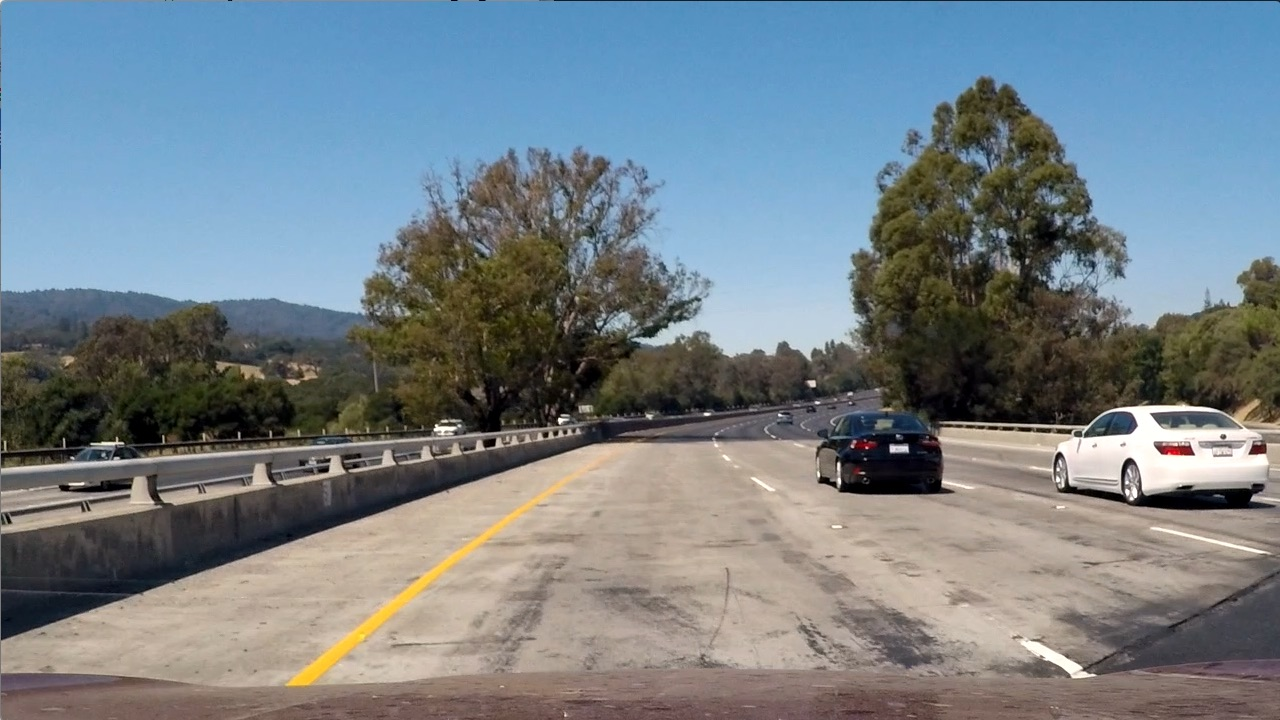
#> input picture Lane prediction/test_images/test1.jpg, 1280 x 720 px, found by its file name
$ python Lanelines.py   (older library calls are emulated)
#> lines starting #> are read from the running program, lines starting #| are printed output that depends on the picture; after the words box and inside, x2 and y2 are one past the last pixel; in counts of white or black regions, pixels touching at a corner belong together
### Behavioral_Cloning/Lane_Prediction/Camera_callibration.py
import cv2
import glob
import pickle
import numpy as np
import os.path as path
import matplotlib.pyplot as plt

def lazy_calibration(func):
    """
    Decorator for calibration function to avoid re-computing calibration every time.
    """
    calibration_cache = 'camera_cal/calibration_data.pickle'

    def wrapper(*args, **kwargs):
        if path.exists(calibration_cache):
            print('Loading cached camera calibration...', end=' ')
            with open(calibration_cache, 'rb') as dump_file:
#> (reads Behavioral_Cloning/Lane_Prediction/camera_cal/calibration_data.pickle from the repository)
                calibration = pickle.load(dump_file)
        else:
            print('Computing camera calibration...', end=' ')
            calibration = func(*args, **kwargs)
            with open(calibration_cache, 'wb') as dump_file:
                pickle.dump(calibration, dump_file)
        print('Done.')
        return calibration

    return wrapper

# [48 lines left out: function calibrate_camera, not called in this run]

def undistort(frame, mtx, dist, verbose=False):
    """
    Undistort a frame given camera matrix and distortion coefficients.
    :param frame: input frame
    :param mtx: camera matrix
    :param dist: distortion coefficients
    :param verbose: if True, show frame before/after distortion correction
    :return: undistorted frame
    """
    frame_undistorted = cv2.undistort(frame, mtx, dist, newCameraMatrix=mtx)

    if verbose:
        fig, ax = plt.subplots(nrows=1, ncols=2)
        ax[0].imshow(cv2.cvtColor(frame, cv2.COLOR_BGR2RGB))
        ax[1].imshow(cv2.cvtColor(frame_undistorted, cv2.COLOR_BGR2RGB))
        plt.show()

    return frame_undistorted

# [4 lines that do not run on import are left out]

### Behavioral_Cloning/Lane_Prediction/Binarizing.py
import cv2
import glob
import numpy as np
import os.path as path
import matplotlib.pyplot as plt

# selected threshold to highlight yellow lines
yellow_HSV_th_min = np.array([0, 70, 70])
yellow_HSV_th_max = np.array([50, 255, 255])

def thresh_frame_in_HSV(frame, min_values, max_values, verbose=False):
    """
    Threshold a color frame in HSV space
    """
    HSV = cv2.cvtColor(frame, cv2.COLOR_BGR2HSV)

    min_th_ok = np.all(HSV > min_values, axis=2)
    max_th_ok = np.all(HSV < max_values, axis=2)

    out = np.logical_and(min_th_ok, max_th_ok)

    if verbose:
        plt.imshow(out, cmap='gray')
        plt.show()

    return out

def thresh_frame_sobel(frame, kernel_size):
    """
    Apply Sobel edge detection to an input frame, then threshold the result
    """
    gray = cv2.cvtColor(frame, cv2.COLOR_BGR2GRAY)

    sobel_x = cv2.Sobel(gray, cv2.CV_64F, 1, 0, ksize=kernel_size)
    sobel_y = cv2.Sobel(gray, cv2.CV_64F, 0, 1, ksize=kernel_size)

    sobel_mag = np.sqrt(sobel_x ** 2 + sobel_y ** 2)
    sobel_mag = np.uint8(sobel_mag / np.max(sobel_mag) * 255)

    _, sobel_mag = cv2.threshold(sobel_mag, 50, 1, cv2.THRESH_BINARY)

    return sobel_mag.astype(bool)

def get_binary_from_equalized_grayscale(frame):
    """
    Apply histogram equalization to an input frame, threshold it and return the (binary) result.
    """
    gray = cv2.cvtColor(frame, cv2.COLOR_BGR2GRAY)
    eq_global = cv2.equalizeHist(gray)
    _, th = cv2.threshold(eq_global, thresh=250, maxval=255, type=cv2.THRESH_BINARY)

    return th

def binarize(img, verbose=False):
    """
    Convert an input frame to a binary image which highlight as most as possible the lane-lines.
    """

    h, w = img.shape[:2]
    binary = np.zeros(shape=(h, w), dtype=np.uint8)

    # highlight yellow lines by threshold in HSV color space
    HSV_yellow_mask = thresh_frame_in_HSV(img, yellow_HSV_th_min, yellow_HSV_th_max, verbose=False)
    binary = np.logical_or(binary, HSV_yellow_mask)

    # highlight white lines by thresholding the equalized frame
    eq_white_mask = get_binary_from_equalized_grayscale(img)
    binary = np.logical_or(binary, eq_white_mask)

    # get Sobel binary mask (thresholded gradients)
    sobel_mask = thresh_frame_sobel(img, kernel_size=9)
    binary = np.logical_or(binary, sobel_mask)

    # apply a light morphology to "fill the gaps" in the binary image
    kernel = np.ones((5, 5), np.uint8)
    closing = cv2.morphologyEx(binary.astype(np.uint8), cv2.MORPH_CLOSE, kernel)

    if verbose:
        f, ax = plt.subplots(2, 3)
        f.set_facecolor('white')
        ax[0, 0].imshow(cv2.cvtColor(img, cv2.COLOR_BGR2RGB))
        ax[0, 0].set_title('input_frame')
        ax[0, 0].set_axis_off()
        ax[0, 0].set_facecolor('red')
        ax[0, 1].imshow(eq_white_mask, cmap='gray')
        ax[0, 1].set_title('white mask')
        ax[0, 1].set_axis_off()

        ax[0, 2].imshow(HSV_yellow_mask, cmap='gray')
        ax[0, 2].set_title('yellow mask')
        ax[0, 2].set_axis_off()

        ax[1, 0].imshow(sobel_mask, cmap='gray')
        ax[1, 0].set_title('sobel mask')
        ax[1, 0].set_axis_off()

        ax[1, 1].imshow(binary, cmap='gray')
        ax[1, 1].set_title('before closure')
        ax[1, 1].set_axis_off()

        ax[1, 2].imshow(closing, cmap='gray')
        ax[1, 2].set_title('after closure')
        ax[1, 2].set_axis_off()
        plt.show()

    return closing

# [9 lines that do not run on import are left out]

### Behavioral_Cloning/Lane_Prediction/BirdEye.py
import cv2
import glob
import numpy as np
import matplotlib.pyplot as plt
from Camera_callibration import calibrate_camera, undistort

def birdeye(img, verbose=False):
    """
    Apply perspective transform to input frame to get the bird's eye view.
    :param img: input color frame
    :param verbose: if True, show the transformation result
    :return: warped image, and both forward and backward transformation matrices
    """
    h, w = img.shape[:2]
    src = np.float32([[w, h-10],    # br
                      [0, h-10],    # bl
                      [546, 460],   # tl
                      [732, 460]])  # tr
    dst = np.float32([[w, h],       # br
                      [0, h],       # bl
                      [0, 0],       # tl
                      [w, 0]])      # tr

    M = cv2.getPerspectiveTransform(src, dst)
    Minv = cv2.getPerspectiveTransform(dst, src)
    warped = cv2.warpPerspective(img, M, (w, h), flags=cv2.INTER_LINEAR)

    if verbose:
        f, axarray = plt.subplots(1, 2)
        f.set_facecolor('white')
        axarray[0].set_title('Before perspective transform')
        axarray[0].imshow(img, cmap='gray')
        for point in src:
            axarray[0].plot(*point, '.')
        axarray[1].set_title('After perspective transform')
        axarray[1].imshow(warped, cmap='gray')
        for point in dst:
            axarray[1].plot(*point, '.')
        for axis in axarray:
            axis.set_axis_off()
        plt.show()

    return warped, M, Minv

# [7 lines that do not run on import are left out]

### Behavioral_Cloning/Lane_Prediction/Lanelines.py
import cv2
import glob
import numpy as np
import collections
import matplotlib.pyplot as plt

from BirdEye import birdeye
from Camera_callibration import calibrate_camera, undistort
from Binarizing import binarize, yellow_HSV_th_min, yellow_HSV_th_max

ym_per_pix = 30 / 720   # meters per pixel in y dimension
xm_per_pix = 3.7 / 700  # meters per pixel in x dimension
time_window = 10        # results are averaged over this number of frames

class Line:
    """
    Class to model a lane-line.
    """
    def __init__(self, buffer_len=10):

        # flag to mark if the line was detected the last iteration
        self.detected = False

        # polynomial coefficients fitted on the last iteration
        self.last_fit_pixel = None
        self.last_fit_meter = None

        # list of polynomial coefficients of the last N iterations
        self.recent_fits_pixel = collections.deque(maxlen=buffer_len)
        self.recent_fits_meter = collections.deque(maxlen=2 * buffer_len)

        self.radius_of_curvature = None

        # store all pixels coords (x, y) of line detected
        self.all_x = None
        self.all_y = None

    def update_line(self, new_fit_pixel, new_fit_meter, detected, clear_buffer=False):
        """
        Update Line with new fitted coefficients.
        """
        self.detected = detected

        if clear_buffer:
            self.recent_fits_pixel = []
            self.recent_fits_meter = []

        self.last_fit_pixel = new_fit_pixel
        self.last_fit_meter = new_fit_meter

        self.recent_fits_pixel.append(self.last_fit_pixel)
        self.recent_fits_meter.append(self.last_fit_meter)

    # [39 lines left out: functions draw, average_fit, curvature, curvature_meter, not called in this run]

def get_fits_by_sliding_windows(birdeye_binary, line_lt, line_rt, n_windows=9, verbose=False):
    """
    Get polynomial coefficients for lane-lines detected in an binary image.
    """
    height, width = birdeye_binary.shape

    # Assuming you have created a warped binary image called "binary_warped"
    # Take a histogram of the bottom half of the image
    histogram = np.sum(birdeye_binary[height//2:-30, :], axis=0)

    # Create an output image to draw on and  visualize the result
    out_img = np.dstack((birdeye_binary, birdeye_binary, birdeye_binary)) * 255

    # Find the peak of the left and right halves of the histogram
    # These will be the starting point for the left and right lines
    midpoint = len(histogram) // 2
    leftx_base = np.argmax(histogram[:midpoint])
    rightx_base = np.argmax(histogram[midpoint:]) + midpoint

    # Set height of windows
    window_height = np.int(height / n_windows)

    # Identify the x and y positions of all nonzero pixels in the image
    nonzero = birdeye_binary.nonzero()
    nonzero_y = np.array(nonzero[0])
    nonzero_x = np.array(nonzero[1])

    # Current positions to be updated for each window
    leftx_current = leftx_base
    rightx_current = rightx_base

    margin = 100  # width of the windows +/- margin
    minpix = 50   # minimum number of pixels found to recenter window

    # Create empty lists to receive left and right lane pixel indices
    left_lane_inds = []
    right_lane_inds = []

    # Step through the windows one by one
    for window in range(n_windows):
        # Identify window boundaries in x and y (and right and left)
        win_y_low = height - (window + 1) * window_height
        win_y_high = height - window * window_height
        win_xleft_low = leftx_current - margin
        win_xleft_high = leftx_current + margin
        win_xright_low = rightx_current - margin
        win_xright_high = rightx_current + margin

        # Draw the windows on the visualization image
        cv2.rectangle(out_img, (win_xleft_low, win_y_low), (win_xleft_high, win_y_high), (0, 255, 0), 2)
        cv2.rectangle(out_img, (win_xright_low, win_y_low), (win_xright_high, win_y_high), (0, 255, 0), 2)

        # Identify the nonzero pixels in x and y within the window
        good_left_inds = ((nonzero_y >= win_y_low) & (nonzero_y < win_y_high) & (nonzero_x >= win_xleft_low)
                          & (nonzero_x < win_xleft_high)).nonzero()[0]
        good_right_inds = ((nonzero_y >= win_y_low) & (nonzero_y < win_y_high) & (nonzero_x >= win_xright_low)
                           & (nonzero_x < win_xright_high)).nonzero()[0]

        # Append these indices to the lists
        left_lane_inds.append(good_left_inds)
        right_lane_inds.append(good_right_inds)

        # If you found > minpix pixels, recenter next window on their mean position
        if len(good_left_inds) > minpix:
            leftx_current = np.int(np.mean(nonzero_x[good_left_inds]))
        if len(good_right_inds) > minpix:
            rightx_current = np.int(np.mean(nonzero_x[good_right_inds]))

    # Concatenate the arrays of indices
    left_lane_inds = np.concatenate(left_lane_inds)
    right_lane_inds = np.concatenate(right_lane_inds)

    # Extract left and right line pixel positions
    line_lt.all_x, line_lt.all_y = nonzero_x[left_lane_inds], nonzero_y[left_lane_inds]
    line_rt.all_x, line_rt.all_y = nonzero_x[right_lane_inds], nonzero_y[right_lane_inds]

    detected = True
    if not list(line_lt.all_x) or not list(line_lt.all_y):
        left_fit_pixel = line_lt.last_fit_pixel
        left_fit_meter = line_lt.last_fit_meter
        detected = False
    else:
        left_fit_pixel = np.polyfit(line_lt.all_y, line_lt.all_x, 2)
        left_fit_meter = np.polyfit(line_lt.all_y * ym_per_pix, line_lt.all_x * xm_per_pix, 2)

    if not list(line_rt.all_x) or not list(line_rt.all_y):
        right_fit_pixel = line_rt.last_fit_pixel
        right_fit_meter = line_rt.last_fit_meter
        detected = False
    else:
        right_fit_pixel = np.polyfit(line_rt.all_y, line_rt.all_x, 2)
        right_fit_meter = np.polyfit(line_rt.all_y * ym_per_pix, line_rt.all_x * xm_per_pix, 2)

    line_lt.update_line(left_fit_pixel, left_fit_meter, detected=detected)
    line_rt.update_line(right_fit_pixel, right_fit_meter, detected=detected)

    # Generate x and y values for plotting
    ploty = np.linspace(0, height - 1, height)
    left_fitx = left_fit_pixel[0] * ploty ** 2 + left_fit_pixel[1] * ploty + left_fit_pixel[2]
    right_fitx = right_fit_pixel[0] * ploty ** 2 + right_fit_pixel[1] * ploty + right_fit_pixel[2]

    out_img[nonzero_y[left_lane_inds], nonzero_x[left_lane_inds]] = [255, 0, 0]
    out_img[nonzero_y[right_lane_inds], nonzero_x[right_lane_inds]] = [0, 0, 255]

    if verbose:
        f, ax = plt.subplots(1, 2)
        f.set_facecolor('white')
        ax[0].imshow(birdeye_binary, cmap='gray')
        ax[1].imshow(out_img)
        ax[1].plot(left_fitx, ploty, color='yellow')
        ax[1].plot(right_fitx, ploty, color='yellow')
        ax[1].set_xlim(0, 1280)
        ax[1].set_ylim(720, 0)

        plt.show()

    return line_lt, line_rt, out_img

# [127 lines left out: functions get_fits_by_previous_fits, draw_back_onto_the_road, not called in this run]

if __name__ == '__main__':
    line_lt, line_rt = Line(buffer_len=10), Line(buffer_len=10)
    ret, mtx, dist, rvecs, tvecs = calibrate_camera(calib_images_dir='camera_cal')

    # [7 lines of commented-out code are left out]

    test_img_dir = r"C:\Users\SOUMYA\Documents\GitHub\Important\Project\Embedded ML\SELF DRIVING CAR\Lane prediction\test_images\test1.jpg"
    frame = cv2.imread(test_img_dir)
#> frame is the input picture: shape (720, 1280, 3); mean B, G, R 135.5, 128.7, 117.5
    img_undistorted = undistort(frame, mtx, dist, verbose=False)
    img_binary = binarize(img_undistorted, verbose=False)
#> in thresh_frame_in_HSV, `min_th_ok = np.all(HSV > min_values, axis=2)`:
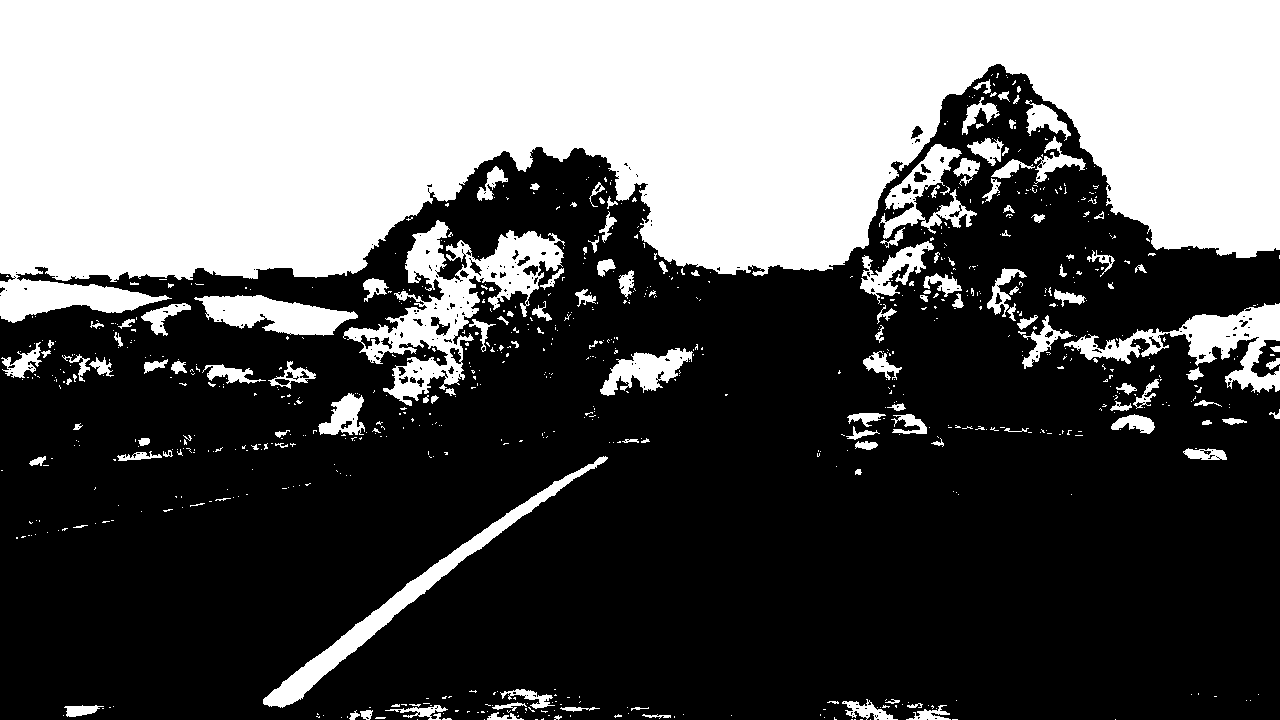
#> min_th_ok: shape (720, 1280) bool; 37.3% white; 829 white regions (685 under 20 px), largest, box (x1, y1, x2, y2) and area: (0, 0, 1280, 323) 285710, (343, 220, 565, 406) 12141, (263, 456, 608, 708) 6152
#> in get_binary_from_equalized_grayscale, `eq_global = cv2.equalizeHist(gray)`:
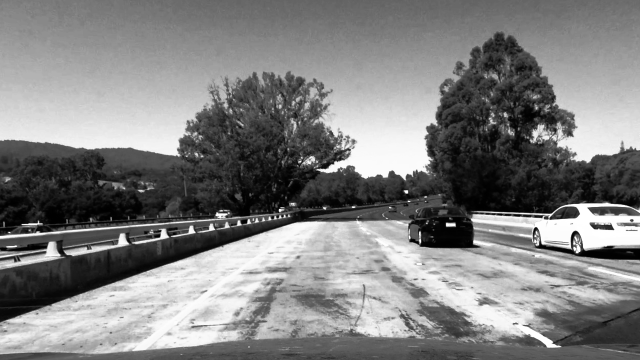
#> eq_global: shape (720, 1280) (shown at 1/2 size); min 0, max 255, mean 128.1
#> in thresh_frame_sobel, `sobel_y = cv2.Sobel(gray, cv2.CV_64F, 0, 1, ksize=kernel_size)`:
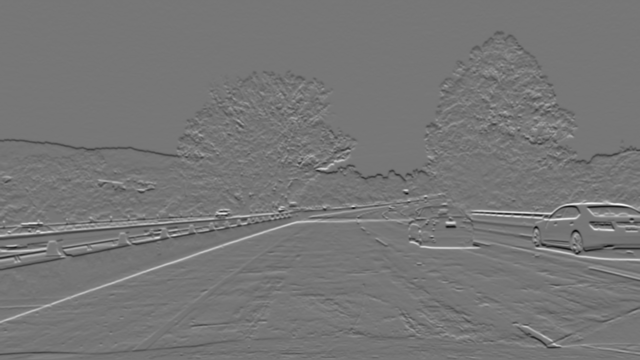
#> sobel_y: shape (720, 1280) float64 (shown at 1/2 size); min -1704844, max 1953583, mean -1465.4; drawn with min black and max white
    img_birdeye, M, Minv = birdeye(img_binary, verbose=False)
#> M = [[-0.701, -1.53, 1086.4], [7.11e-16, -2.02, 928.2], [9.76e-19, -0.0024, 1]]; Minv = [[0.145, -0.758, 546], [0, -0.496, 460], [0, -0.00119, 1]]
    line_lt, line_rt, img_out = get_fits_by_sliding_windows(img_birdeye, line_lt, line_rt, n_windows=7, verbose=True)
#> in get_fits_by_sliding_windows, `histogram = np.sum(birdeye_binary[height//2:-30, :], axis=0)`: histogram = 1280 values, max 330 at index 249, min 0 at index 0, mean 15.38
#> in get_fits_by_sliding_windows, `midpoint = len(histogram) // 2`: midpoint = 640
#> in get_fits_by_sliding_windows, `leftx_base = np.argmax(histogram[:midpoint])`: leftx_base = 249
#> in get_fits_by_sliding_windows, `rightx_base = np.argmax(histogram[midpoint:]) + midpoint`: rightx_base = 1158
#> in get_fits_by_sliding_windows, `nonzero = birdeye_binary.nonzero()`: nonzero = 54864 positions, rows 0 to 719, columns 0 to 1273
#> in get_fits_by_sliding_windows, `leftx_current = leftx_base`: leftx_current = 249
#> in get_fits_by_sliding_windows, `rightx_current = rightx_base`: rightx_current = 1158
#> the loop in get_fits_by_sliding_windows, `for window in range(n_windows):` made 7 passes
#> (win_xleft_low, win_xleft_high, win_xright_low, win_xright_high, leftx_current, rightx_current) on passes 1 to 7: (149, 349, 1058, 1258, 260, 1147), (160, 360, 1047, 1247, 256, 1161), (156, 356, 1061, 1261, 265, 1175), (165, 365, 1075, 1275, 281, 1172), (181, 381, 1072, 1272, 295, 1187), (195, 395, 1087, 1287, 330, 1215), (230, 430, 1115, 1315, 362, 1233)
#> after the loop in get_fits_by_sliding_windows, `for window in range(n_windows):`:
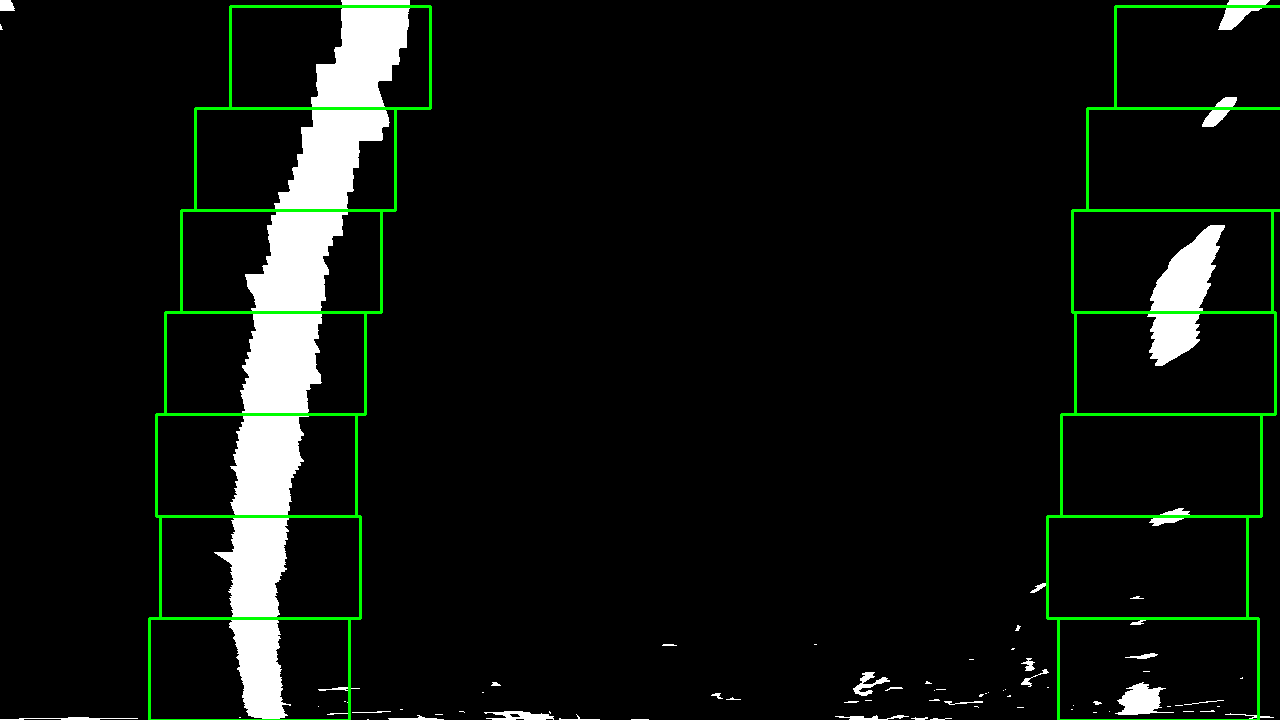
#> out_img: shape (720, 1280, 3); mean of channels 0, 1, 2 14.7, 19.4, 14.7; drawn as B, G, R
#> after the loop in get_fits_by_sliding_windows, `for window in range(n_windows):`: left_lane_inds = 7 items
#> in get_fits_by_sliding_windows, `right_lane_inds = np.concatenate(right_lane_inds)`: right_lane_inds = 8561 values, max 54573 at index 1373, min 803 at index 7822, mean 27385.1
#> in get_fits_by_sliding_windows, `line_rt.all_x, line_rt.all_y = nonzero_x[right_lane_inds], nonzero_y[r..`: line_rt.all_x = 8561 values, max 1263 at index 7859, min 1047 at index 1606, mean 1181.4; line_rt.all_y = 8561 values, max 718 at index 1370, min 6 at index 7822, mean 342.1
#> in get_fits_by_sliding_windows, `left_fit_pixel = np.polyfit(line_lt.all_y, line_lt.all_x, 2)`: left_fit_pixel = [0.000359, -0.429, 386.3]
#> in get_fits_by_sliding_windows, `left_fit_meter = np.polyfit(line_lt.all_y * ym_per_pix, line_lt.all_x ..`: left_fit_meter = [0.00109, -0.0544, 2.04]
#> in get_fits_by_sliding_windows, `right_fit_pixel = np.polyfit(line_rt.all_y, line_rt.all_x, 2)`: right_fit_pixel = [0.000174, -0.259, 1243.7]
#> in get_fits_by_sliding_windows, `right_fit_meter = np.polyfit(line_rt.all_y * ym_per_pix, line_rt.all_x..`: right_fit_meter = [0.000531, -0.0328, 6.57]
#> in update_line, `self.last_fit_pixel = new_fit_pixel`: self.last_fit_pixel = [0.000359, -0.429, 386.3]
#> in update_line, `self.last_fit_meter = new_fit_meter`: self.last_fit_meter = [0.00109, -0.0544, 2.04]
#> in get_fits_by_sliding_windows, `left_fitx = left_fit_pixel[0] * ploty ** 2 + left_fit_pixel[1] * ploty..`: left_fitx = 720 values, max 386.3 at index 0, min 258.1 at index 598, mean 294
#> in get_fits_by_sliding_windows, `right_fitx = right_fit_pixel[0] * ploty ** 2 + right_fit_pixel[1] * pl..`: right_fitx = 720 values, max 1243.7 at index 0, min 1147.6 at index 719, mean 1180.7
#> in get_fits_by_sliding_windows, `plt.show()`:
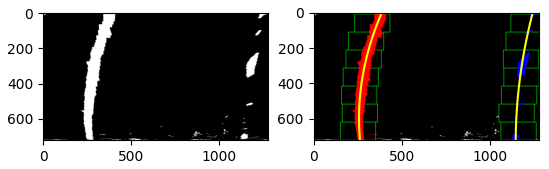
#> figure drawn by matplotlib, 2 panels
